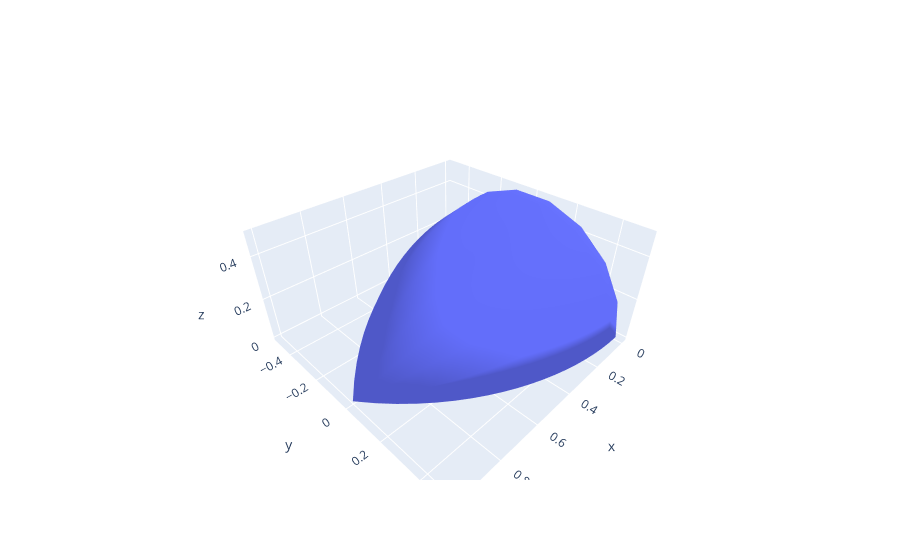

The notebook cell this image was saved under:
### Code cell
%matplotlib widget 

pyplot.close()

my_nose = nose(shape_function = 'tangent_ogive',thick=0.1)
fig = my_nose.show_go()

### Figure 1 — Plotly figure (JSON) as saved in the notebook; plotly's stock layout.template omitted (floating-point values rounded to 4 significant figures; data arrays with more than 128 entries replaced by an {"elided": "..."} marker saying what was removed)
{"data": [{"i": {"elided": "762 int values"}, "j": {"elided": "762 int values"}, "k": {"elided": "762 int values"}, "showscale": true, "type": "mesh3d", "x": {"elided": "382 float values"}, "y": {"elided": "382 float values"}, "z": {"elided": "382 float values"}}], "layout": {"scene": {"aspectmode": "data"}}}
